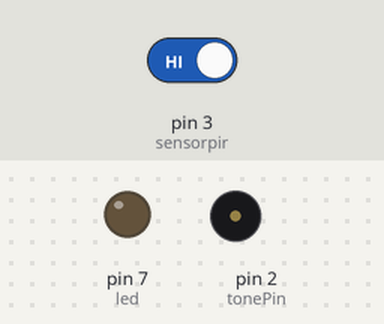
A sketch run on a simulated Arduino Uno, built with avr-gcc and run on an emulated ATmega328P. Parts: output pins drawn as LEDs (lit = HIGH), buzzer (waves = sounding). The inputs (shaded band) are chosen by the test bench; at power-on: pin 3 (sensorpir) HIGH. What the sketch prints to the serial monitor is not drawn.

Above: at 1.2 s.
1.3 s: pin 3 (sensorpir) driven LOW
At 1.8 s:
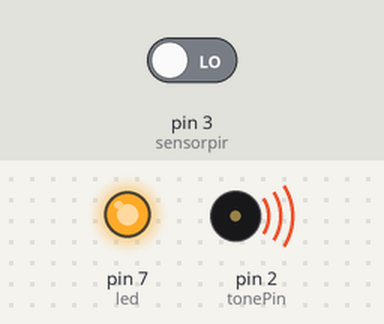
2.8 s: pin 3 (sensorpir) driven HIGH
At 2.9 s:
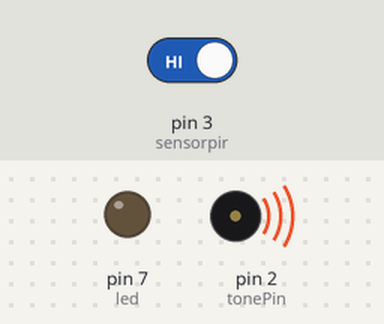
Timing chart, 0 to 5.8 s (numbered marks = the images above; inputs shaded):
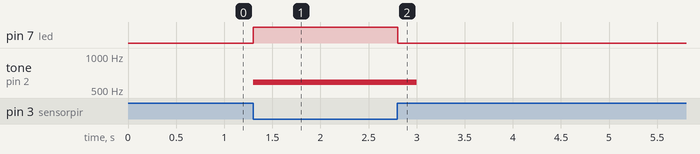

Measured:
- after the input at 1.3 s, pin 7 (led): LOW → HIGH at once; tone on pin 2 (tonePin): silent → 587 Hz at once
- after the input at 2.8 s, pin 7 (led): HIGH → LOW at once; tone on pin 2 (tonePin): 587 Hz → silent after 0.20 s

The sketch:

Code_for_alarm_system.ino
```cpp
#define sensorpir 3
#define led 7
int tonePin = 2;

void pip(){
  tone(tonePin, 587, 200);
}

void setup()
{
  pinMode(sensorpir,INPUT);
  Serial.begin(9600);
  pinMode(led, OUTPUT);
}

void loop(){
Serial.println(digitalRead(sensorpir));
  //HIGH = có vật KHÔNG CHUYỂN ĐỘNG, LOW = CÓ VẬT CHUYỂN ĐỘNG.
  if(digitalRead(sensorpir)==LOW){
    digitalWrite(led, HIGH);
    pip();

  }
  else if(digitalRead(sensorpir)==HIGH){
    digitalWrite(led, LOW);
  }
}
```
